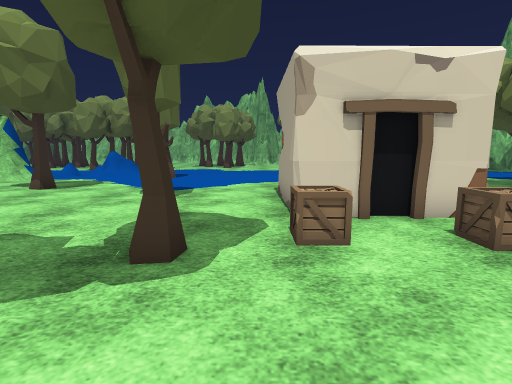
View 1 (above)

20 first-person views from a walk through a Unity game level. The camera is 1.3 m above the floor, tilts 8° down and sees 85° across. The floor is counted in squares, 1 m on a side. Each view is taken from the middle of a square. On the plan, view 1 faces up. The plan holds only what a view shows up to about 13 squares ahead; the rest is blank. The place goes on beyond the plan. The player character is not drawn. Some animated figures are not drawn. Some surface patterns are stand-ins.

View 2
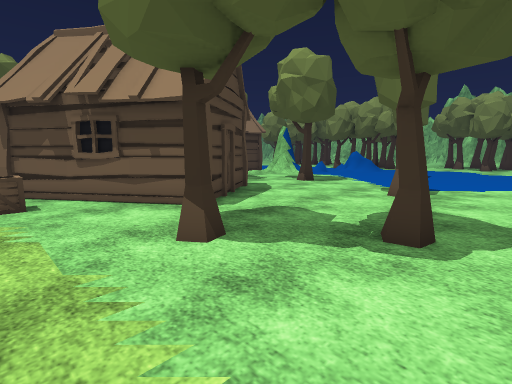

View 3
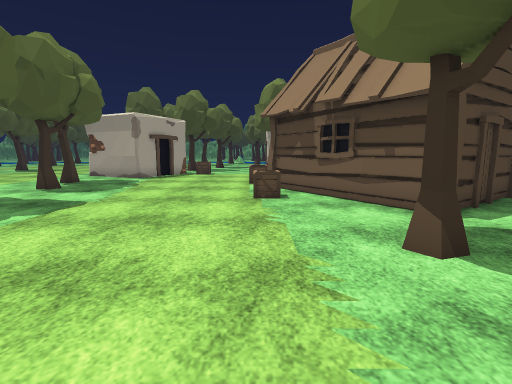

View 4
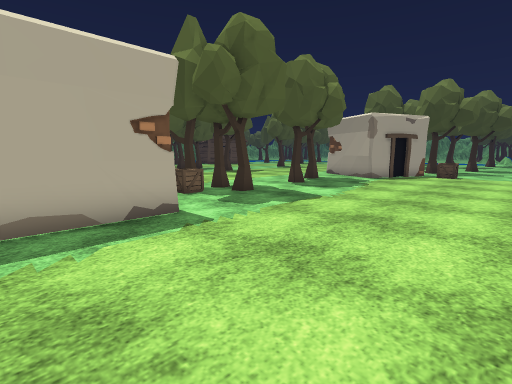

View 5
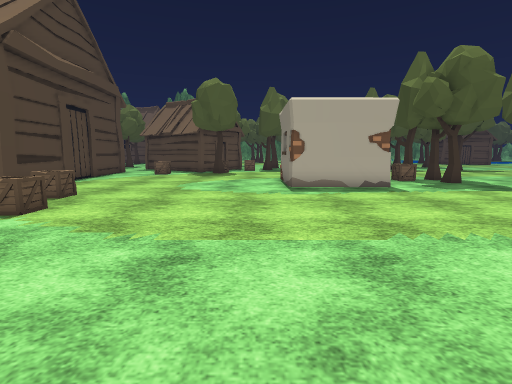

View 6
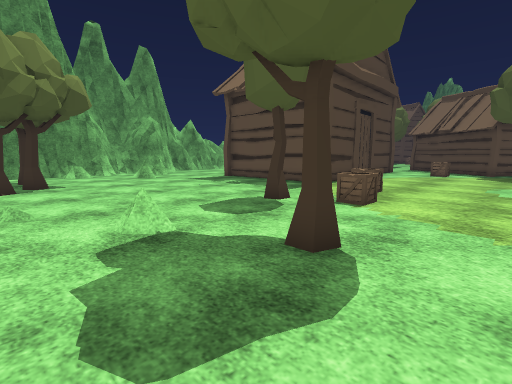

View 7
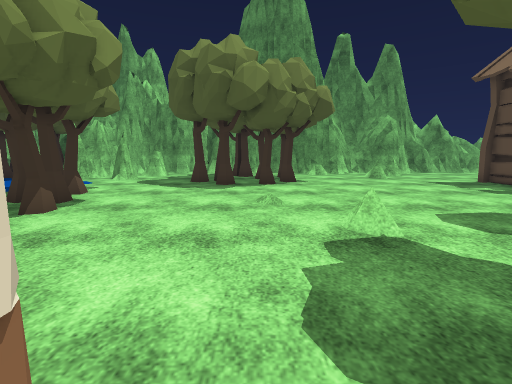

View 8
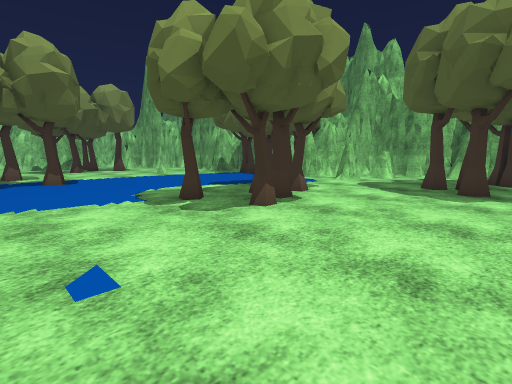

View 9
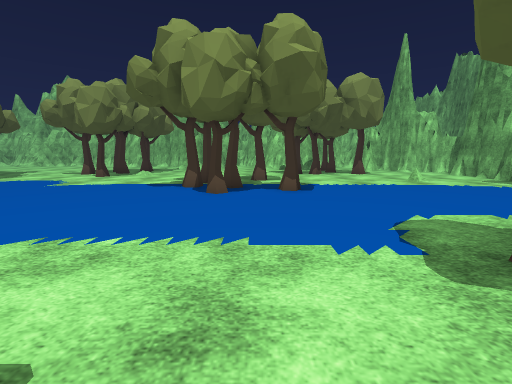

View 10
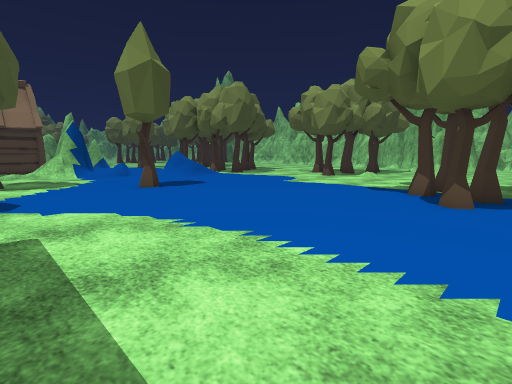

View 11
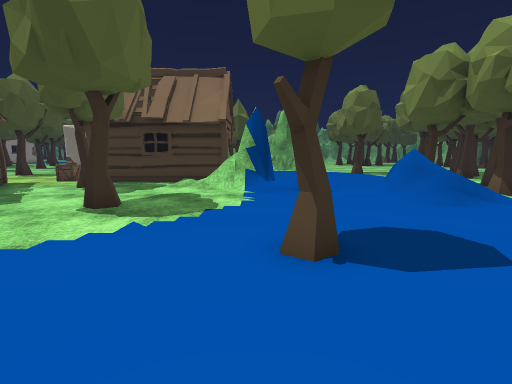

View 12
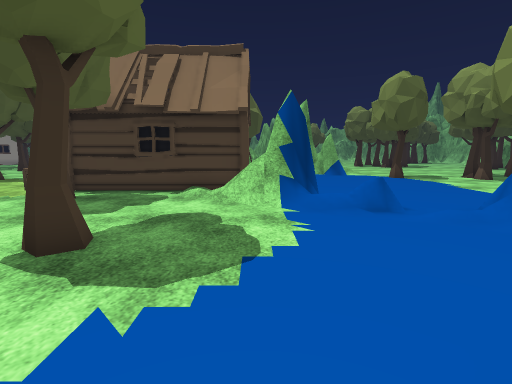

View 13
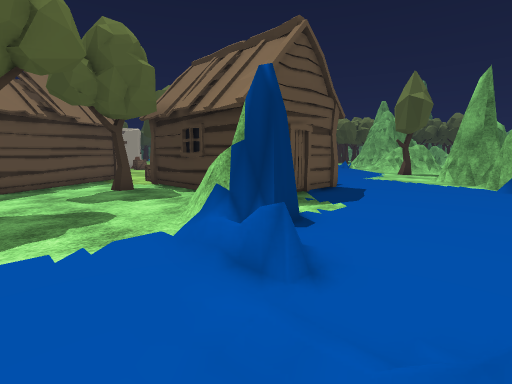

View 14
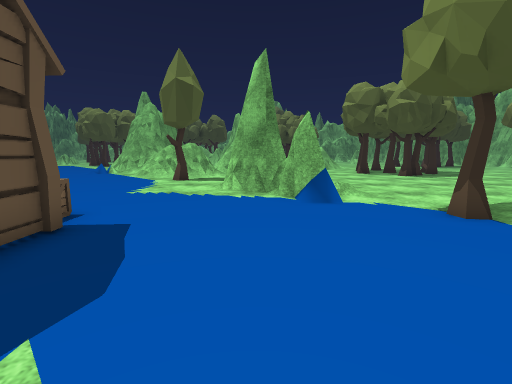

View 15
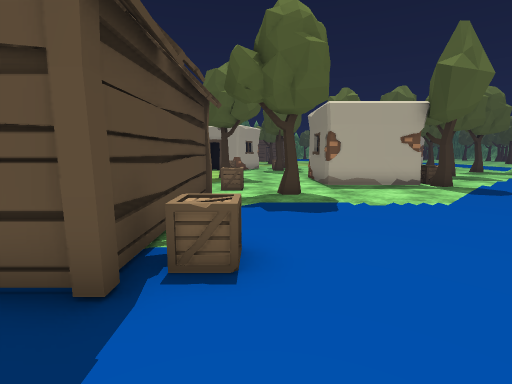

View 16
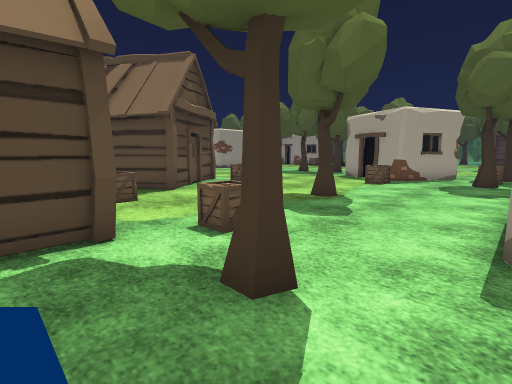

View 17
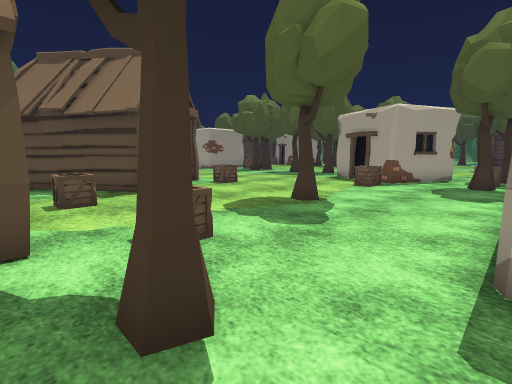

View 18
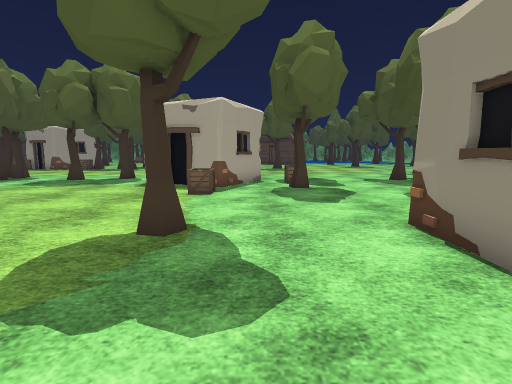

View 19
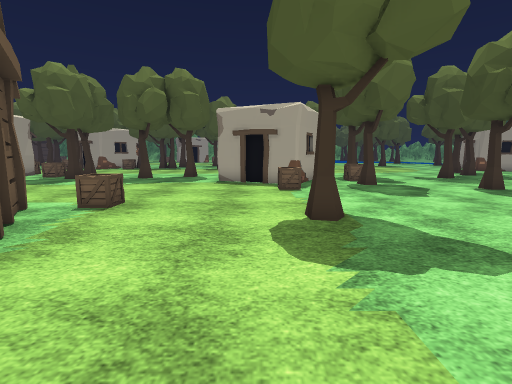

View 20
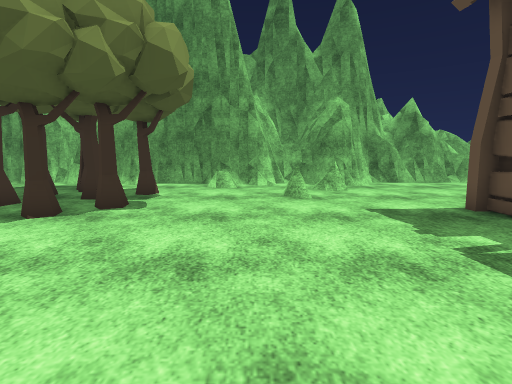

### Floor plan
Key: @ floor where view 1 was taken; # wall or solid block; x gap in a wall; . floor; / step, stairs or slope; = window, fence, low wall or low ledge; T tree; C crate; H hut; O other object.
Columns run from 26 left of view 1 to 23 right of it. Each row starts with its distance up from view 1.
 22 ........ ....        ........  .T. ....=....#
 21 .......T......T  /.  .........T.............
 20 .......T.......  =..  .......TTT...........
 19     /...........##/..  ........T.T........
 18      #..........=#/............T.........
 17    ###.........../......................
 16    ##..........==.......................
 15   ##..........#=.....TT.................
 14 .............##=........................
 13 .........HHH ##=........................
 12 T......CCHH  HO....................T....T...
 11 ........CH   H.......................TTT....    ##
 10 ........ H   H....T.................TTT......   ##
  9 ........ H   H.............O    .................#
  8 .........H   HT........T...#    ...........T....##
  7 ........HHHHHHT............#    ...........T.T..##
  6 ......T.....C....HH........####O..........TTTTT.##
  5 ........C...C...HH H......................T.T.T.#
  4 TO##O.........HH   H.....T.C.CC...........TT.T..#
  3 C  ##........HH     H....T.........=.......T.T..#
  2     O.........H   HH..T.........T..............=#
  1     #....T.....H HH...T........................=#
  0     #...TT.....HHCC.......@....................=#
 -1    ...........C..CC................T........==..##
 -2    ..............................CC.............##
 -3   ................................  ..........=x#
 -4  TT......C........................C.............#
 -5 .........C........................C HHH  HH.....##
 -6 .....T..##O........................  H      .....#
 -7 .....CC.O###O..........O###O........ H       ....#
 -8 T....C.##    ...T..T...    O.........H         ..#
 -9 T    T.#     TT.T..T.C     O.........H          =#

Positions as (right, up) in squares from view 1, and headings:
1: (0, 0), facing up
2: (0, -1), facing up-left
3: (0, -1), facing left
4: (0, -1), facing down-left
5: (2, 4), facing down
6: (4, 5), facing down-right
7: (4, 5), facing right
8: (5, 5), facing up-right
9: (6, 9), facing up
10: (6, 10), facing up-left
11: (-1, 14), facing left
12: (-4, 13), facing left
13: (-8, 18), facing down-left
14: (-13, 16), facing left
15: (-19, 15), facing down
16: (-22, 8), facing down-right
17: (-22, 7), facing down-right
18: (-19, 5), facing down
19: (-16, 6), facing down
20: (10, 0), facing right
